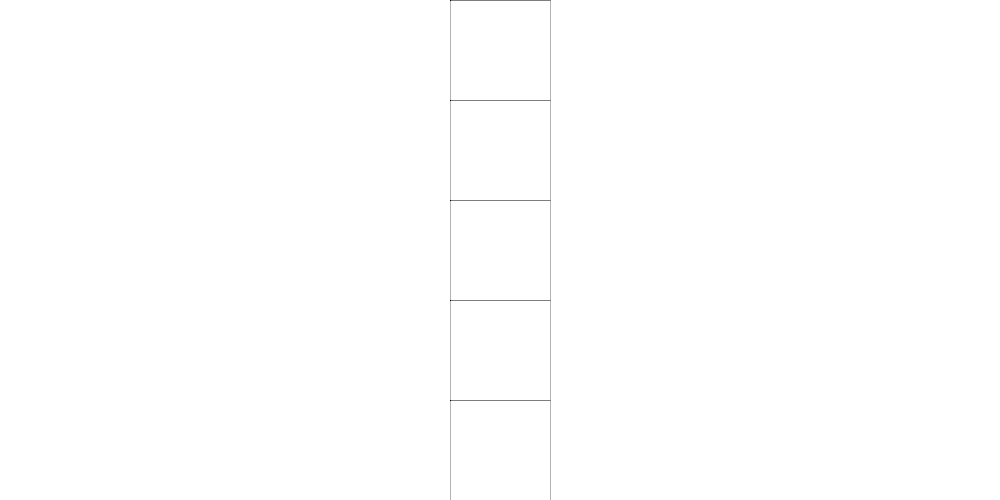
Frame 1 (no input)
Frame 60 (the mouse pressed at the canvas centre just before this capture): identical to frame 1, image omitted
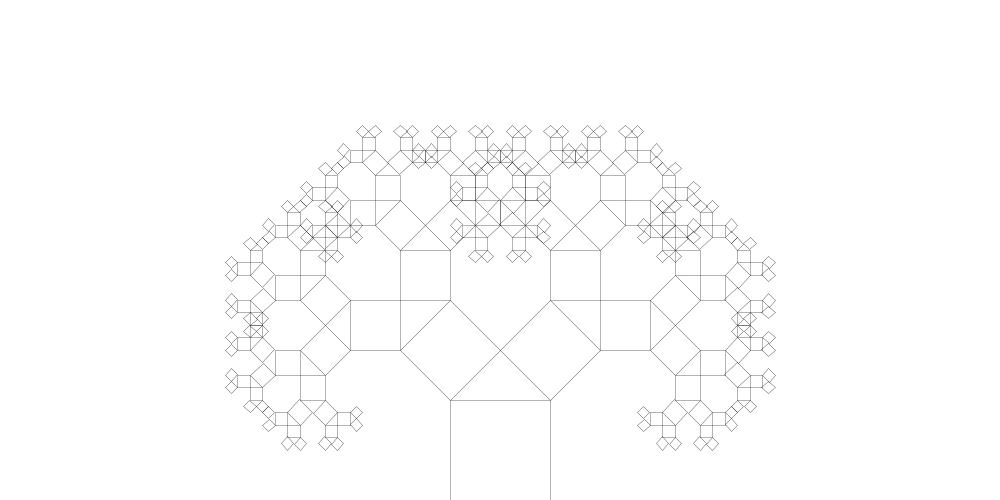
Frame 120 (the mouse held since frame 60 and released just before this capture)

The Processing sketch that drew these frames (run headless with seeded random() and noise(); from frame 60 on, the mouse is pressed at the canvas centre):

// Processing sketch: processing_158063
// ── processing_158063.pde

float theta = PI/4;
int n = 10;

void setup() {
  size(1000, 500);
  noFill();
  strokeWeight(0.3);
}

void draw() {
  background(255);
  theta = map(mouseX, 0, width, PI/2, 0);
  n = (int)map(mouseY, 0, height, 16, 0);
  drawRect(450, 400, 100, n);
}

void drawRect(float x, float y, float a, int n) {
  translate(x, y);
  rect(0, 0, a, a);

  if (n>1) {
    float newA1 = a * cos(theta);
    float newA2 = a * sin(theta); 

    pushMatrix();
    rotate(-theta);
    drawRect(0, -newA1, newA1, n-1);
    popMatrix();

    pushMatrix();
    rotate(PI/2-theta);
    drawRect(0, -newA1-newA2, newA2, n-1);
    popMatrix();
  }
}
